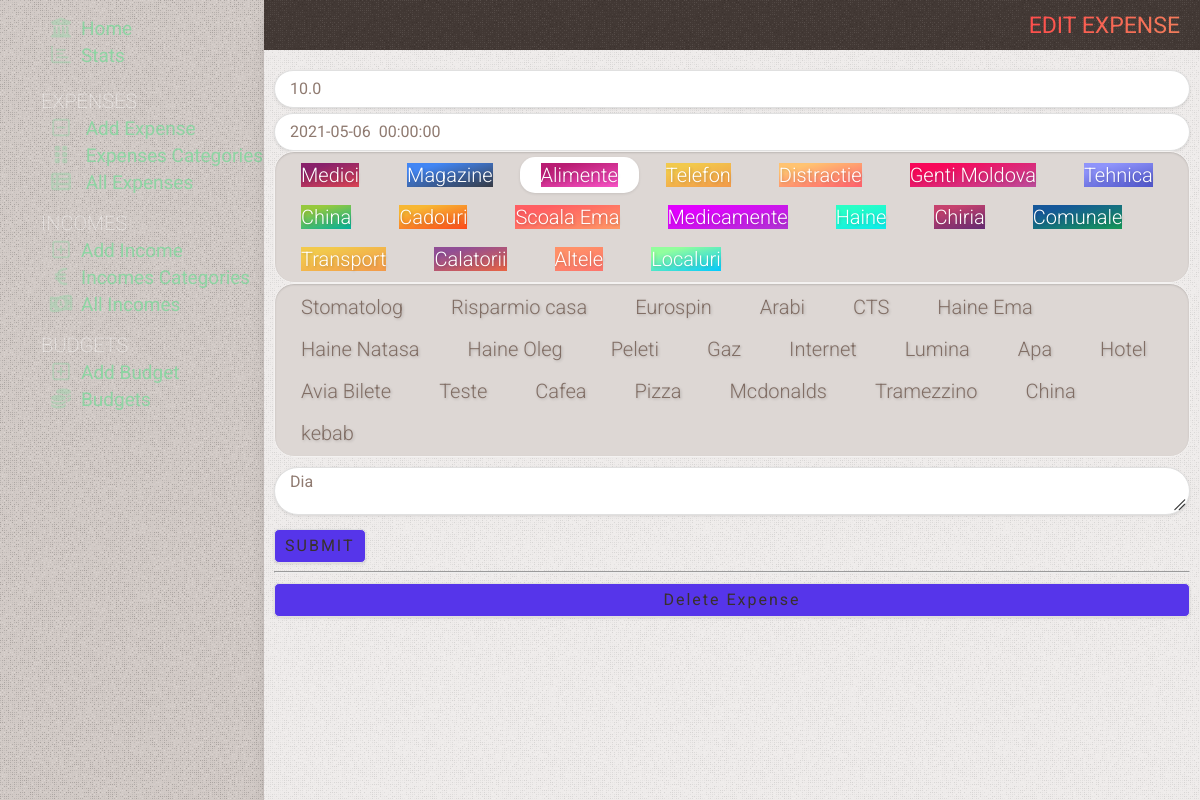
/21/edit, run on an earlier commit of the app's database.
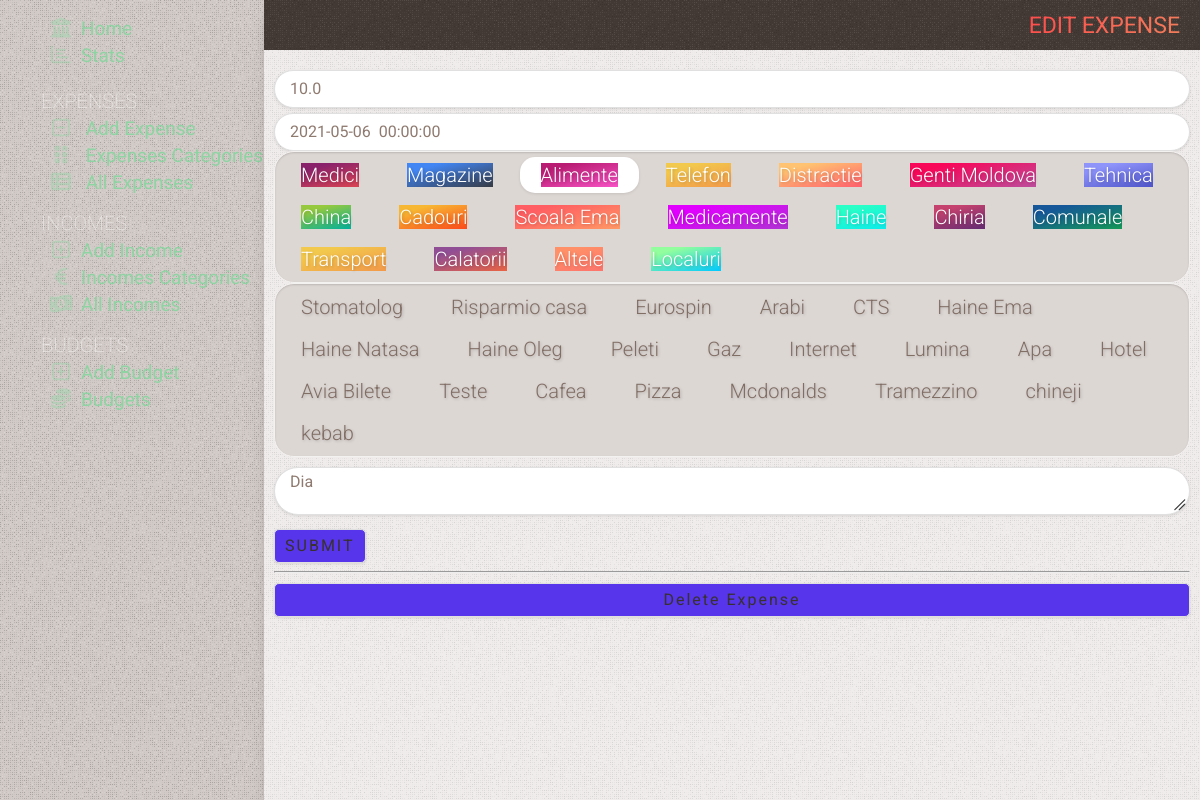
And on a later commit of the database.
### tables this page shows
CREATE TABLE subcategories
(
    id          INTEGER PRIMARY KEY AUTOINCREMENT,
    name        TEXT    NOT NULL,
    category_id INTEGER NOT NULL,
    state       TEXT DEFAULT false

);

### app.py (the view, shortened to what this page needs)
@app.route('/<int:id>/edit', methods=('GET', 'POST'))
def edit(id):
    expense = get_expenses(id)
    conn = get_db_connection()
    categories = conn.execute(
        "SELECT id, name, color as color, state FROM categories WHERE state is not 'true'").fetchall()
    subcategories = conn.execute('SELECT id, name FROM subcategories').fetchall()
    conn.close()
    return render_template('edit_expense.html', title='Edit Expense', gradient='text-gradient-red', expense=expense,
                           categories=categories,
                           subcategories=subcategories)

### app.py (called while the page is built)
def get_db_connection():
    conn = sqlite3.connect('static/database.db')
    conn.row_factory = sqlite3.Row
    return conn

def get_expenses(expense_id):
    conn = get_db_connection()
    expense = conn.execute('SELECT *, strftime("%d-%m-%Y %H:%M:%S", date) as date_s FROM expenses WHERE id = ?',
                           (expense_id,)).fetchone()
    conn.close()
    if expense is None:
        abort(404)
    return expense

### templates/edit_expense.html (shortened to what this page needs)
{% extends 'base.html' %} {% block content %}
	<div class="page_title {{ gradient }}" >
		<span >{% block title %} {{ title }} {% endblock %}</span >
	</div >
	<div class="content" >
		<form method="post" >
			<div class="flex" >
				<input type="number" autofocus name="sum" placeholder="Amount" class="form-control" step="0.01"
							 pattern="[0-9]+([\.,][0-9]+)?" value="{{ request.form['sum'] or expense['sum'] }}" />
			</div >
			<div class="form-group mt-5" >
				<input data-toggle="datepicker" type="text" name="date" placeholder="Date" class="form-control"
						 value="{{ request.form['date_s'] or expense['date'] }}" />
			</div >
			<div class="radio-group category-group" >
				{% for id, name, color, state in categories %}
					<label for="{{ name }}" ><span class="{{ color }}" >{{ name }}</span ></label >
				{% endfor %}
			</div >
			<div class="radio-group category-group" >
				{% for id, name in subcategories %}
					<label for="{{ name }}" >{{ name }}</label >
				{% endfor %}
			</div >
			<div class="form-group mt-10" >
    <textarea name="comment" placeholder="Comment" class="form-control" >
{{ request.form['comment'] or expense['comment'] }}</textarea >
			</div >
			<div class="form-group mt-10" >
				<button type="submit" class="send-button" >Submit</button >
			</div >
			<hr />
		</form >
		<form action="{{ url_for('delete', id=expense['id']) }}" method="POST" class="mt-10" >
			<input type="submit" value="Delete Expense" class="add-button"
						 onclick="return confirm('Are you sure you want to delete this post?')" />
		</form >
	</div >
{% endblock %}

What changed in the data, as far as the page shows it:
changed subcategories: name "China" → "chineji"
